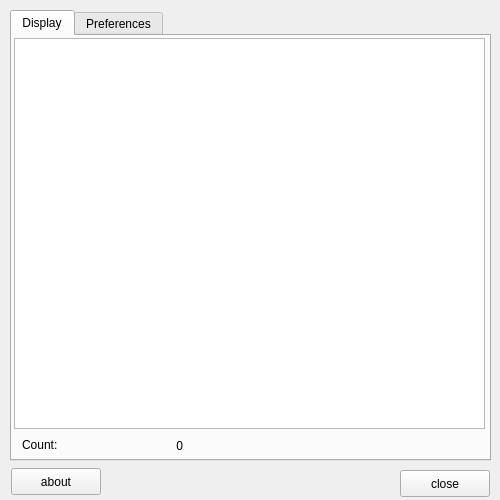
<?xml version="1.0" encoding="UTF-8"?>
<ui version="4.0">
 <author>Eric Baudach</author>
 <class>Widget</class>
 <widget class="QWidget" name="Widget">
  <property name="windowModality">
   <enum>Qt::NonModal</enum>
  </property>
  <property name="geometry">
   <rect>
    <x>0</x>
    <y>0</y>
    <width>500</width>
    <height>500</height>
   </rect>
  </property>
  <property name="sizePolicy">
   <sizepolicy hsizetype="Fixed" vsizetype="Expanding">
    <horstretch>0</horstretch>
    <verstretch>0</verstretch>
   </sizepolicy>
  </property>
  <property name="minimumSize">
   <size>
    <width>500</width>
    <height>500</height>
   </size>
  </property>
  <property name="maximumSize">
   <size>
    <width>500</width>
    <height>500</height>
   </size>
  </property>
  <property name="baseSize">
   <size>
    <width>500</width>
    <height>500</height>
   </size>
  </property>
  <property name="windowTitle">
   <string notr="true">Cortina</string>
  </property>
  <property name="windowIcon">
   <iconset resource="rc.qrc">
    <normaloff>:/icons/cortina.svg</normaloff>:/icons/cortina.svg</iconset>
  </property>
  <property name="locale">
   <locale language="English" country="UnitedStates"/>
  </property>
  <widget class="QTabWidget" name="Tab">
   <property name="geometry">
    <rect>
     <x>10</x>
     <y>10</y>
     <width>481</width>
     <height>451</height>
    </rect>
   </property>
   <property name="sizePolicy">
    <sizepolicy hsizetype="Expanding" vsizetype="Expanding">
     <horstretch>0</horstretch>
     <verstretch>0</verstretch>
    </sizepolicy>
   </property>
   <property name="minimumSize">
    <size>
     <width>481</width>
     <height>451</height>
    </size>
   </property>
   <property name="locale">
    <locale language="English" country="UnitedStates"/>
   </property>
   <property name="tabPosition">
    <enum>QTabWidget::North</enum>
   </property>
   <property name="currentIndex">
    <number>0</number>
   </property>
   <widget class="QWidget" name="Display">
    <property name="minimumSize">
     <size>
      <width>477</width>
      <height>418</height>
     </size>
    </property>
    <attribute name="title">
     <string comment="Display">Display</string>
    </attribute>
    <widget class="QListWidget" name="listWidget">
     <property name="geometry">
      <rect>
       <x>2</x>
       <y>2</y>
       <width>471</width>
       <height>391</height>
      </rect>
     </property>
     <property name="minimumSize">
      <size>
       <width>471</width>
       <height>391</height>
      </size>
     </property>
     <property name="frameShadow">
      <enum>QFrame::Sunken</enum>
     </property>
     <property name="editTriggers">
      <set>QAbstractItemView::DoubleClicked</set>
     </property>
     <property name="alternatingRowColors">
      <bool>true</bool>
     </property>
     <property name="iconSize">
      <size>
       <width>80</width>
       <height>80</height>
      </size>
     </property>
     <property name="movement">
      <enum>QListView::Static</enum>
     </property>
     <property name="isWrapping" stdset="0">
      <bool>false</bool>
     </property>
     <property name="resizeMode">
      <enum>QListView::Adjust</enum>
     </property>
     <property name="viewMode">
      <enum>QListView::ListMode</enum>
     </property>
     <property name="uniformItemSizes">
      <bool>false</bool>
     </property>
     <property name="wordWrap">
      <bool>false</bool>
     </property>
     <property name="selectionRectVisible">
      <bool>false</bool>
     </property>
     <property name="sortingEnabled">
      <bool>false</bool>
     </property>
    </widget>
    <widget class="QLabel" name="label">
     <property name="geometry">
      <rect>
       <x>10</x>
       <y>400</y>
       <width>90</width>
       <height>17</height>
      </rect>
     </property>
     <property name="sizePolicy">
      <sizepolicy hsizetype="Preferred" vsizetype="Preferred">
       <horstretch>0</horstretch>
       <verstretch>1</verstretch>
      </sizepolicy>
     </property>
     <property name="minimumSize">
      <size>
       <width>10</width>
       <height>10</height>
      </size>
     </property>
     <property name="frameShadow">
      <enum>QFrame::Plain</enum>
     </property>
     <property name="text">
      <string>Count:</string>
     </property>
     <property name="textFormat">
      <enum>Qt::AutoText</enum>
     </property>
     <property name="scaledContents">
      <bool>true</bool>
     </property>
     <property name="textInteractionFlags">
      <set>Qt::NoTextInteraction</set>
     </property>
    </widget>
    <widget class="QLabel" name="ThumbCounter">
     <property name="geometry">
      <rect>
       <x>130</x>
       <y>400</y>
       <width>41</width>
       <height>20</height>
      </rect>
     </property>
     <property name="sizePolicy">
      <sizepolicy hsizetype="Expanding" vsizetype="Preferred">
       <horstretch>0</horstretch>
       <verstretch>0</verstretch>
      </sizepolicy>
     </property>
     <property name="minimumSize">
      <size>
       <width>30</width>
       <height>0</height>
      </size>
     </property>
     <property name="layoutDirection">
      <enum>Qt::LeftToRight</enum>
     </property>
     <property name="text">
      <string notr="true">0</string>
     </property>
     <property name="scaledContents">
      <bool>false</bool>
     </property>
     <property name="alignment">
      <set>Qt::AlignRight|Qt::AlignTrailing|Qt::AlignVCenter</set>
     </property>
     <property name="margin">
      <number>0</number>
     </property>
     <property name="textInteractionFlags">
      <set>Qt::NoTextInteraction</set>
     </property>
    </widget>
   </widget>
   <widget class="QWidget" name="Preference">
    <attribute name="title">
     <string comment="Preferences">Preferences</string>
    </attribute>
    <widget class="QLabel" name="label_startoptions">
     <property name="geometry">
      <rect>
       <x>30</x>
       <y>20</y>
       <width>341</width>
       <height>17</height>
      </rect>
     </property>
     <property name="font">
      <font>
       <pointsize>11</pointsize>
       <weight>75</weight>
       <bold>true</bold>
       <stylestrategy>PreferDefault</stylestrategy>
      </font>
     </property>
     <property name="text">
      <string>Startup options</string>
     </property>
     <property name="scaledContents">
      <bool>false</bool>
     </property>
     <property name="wordWrap">
      <bool>false</bool>
     </property>
    </widget>
    <widget class="QCheckBox" name="checkBox_loadOnStartup">
     <property name="geometry">
      <rect>
       <x>30</x>
       <y>50</y>
       <width>381</width>
       <height>22</height>
      </rect>
     </property>
     <property name="text">
      <string>Autostart Cortina</string>
     </property>
    </widget>
    <widget class="QCheckBox" name="checkBox_changeWPOnStartup">
     <property name="geometry">
      <rect>
       <x>30</x>
       <y>70</y>
       <width>411</width>
       <height>22</height>
      </rect>
     </property>
     <property name="text">
      <string>Switch wallpaper on start</string>
     </property>
    </widget>
    <widget class="QLabel" name="label_changingInterval">
     <property name="geometry">
      <rect>
       <x>30</x>
       <y>110</y>
       <width>431</width>
       <height>17</height>
      </rect>
     </property>
     <property name="font">
      <font>
       <pointsize>11</pointsize>
       <weight>75</weight>
       <bold>true</bold>
       <stylestrategy>PreferDefault</stylestrategy>
      </font>
     </property>
     <property name="text">
      <string>Timing selection (hours:minutes:seconds)</string>
     </property>
     <property name="textInteractionFlags">
      <set>Qt::NoTextInteraction</set>
     </property>
    </widget>
    <widget class="QLabel" name="label_wpDir">
     <property name="geometry">
      <rect>
       <x>30</x>
       <y>176</y>
       <width>341</width>
       <height>17</height>
      </rect>
     </property>
     <property name="font">
      <font>
       <pointsize>11</pointsize>
       <weight>75</weight>
       <bold>true</bold>
       <stylestrategy>PreferDefault</stylestrategy>
      </font>
     </property>
     <property name="text">
      <string>Wallpaper search directories</string>
     </property>
     <property name="scaledContents">
      <bool>false</bool>
     </property>
     <property name="textInteractionFlags">
      <set>Qt::NoTextInteraction</set>
     </property>
    </widget>
    <widget class="QLabel" name="label_Style">
     <property name="geometry">
      <rect>
       <x>170</x>
       <y>387</y>
       <width>111</width>
       <height>17</height>
      </rect>
     </property>
     <property name="text">
      <string>Picture option:</string>
     </property>
     <property name="scaledContents">
      <bool>true</bool>
     </property>
    </widget>
    <widget class="QComboBox" name="comboBox_wpstyle">
     <property name="geometry">
      <rect>
       <x>320</x>
       <y>382</y>
       <width>80</width>
       <height>30</height>
      </rect>
     </property>
     <property name="sizePolicy">
      <sizepolicy hsizetype="Preferred" vsizetype="Fixed">
       <horstretch>0</horstretch>
       <verstretch>0</verstretch>
      </sizepolicy>
     </property>
     <property name="minimumSize">
      <size>
       <width>80</width>
       <height>30</height>
      </size>
     </property>
     <property name="maximumSize">
      <size>
       <width>150</width>
       <height>30</height>
      </size>
     </property>
     <item>
      <property name="text">
       <string comment="zoom">zoom</string>
      </property>
     </item>
     <item>
      <property name="text">
       <string>wallpaper</string>
      </property>
     </item>
     <item>
      <property name="text">
       <string comment="centered">centered</string>
      </property>
     </item>
     <item>
      <property name="text">
       <string comment="scaled">scaled</string>
      </property>
     </item>
     <item>
      <property name="text">
       <string comment="stretched">stretched</string>
      </property>
     </item>
     <item>
      <property name="text">
       <string comment="spanned">spanned</string>
      </property>
     </item>
    </widget>
    <widget class="QListWidget" name="listWidget_Dirs">
     <property name="geometry">
      <rect>
       <x>30</x>
       <y>225</y>
       <width>371</width>
       <height>151</height>
      </rect>
     </property>
     <property name="autoFillBackground">
      <bool>false</bool>
     </property>
     <property name="editTriggers">
      <set>QAbstractItemView::DoubleClicked</set>
     </property>
     <property name="iconSize">
      <size>
       <width>80</width>
       <height>80</height>
      </size>
     </property>
     <property name="modelColumn">
      <number>0</number>
     </property>
     <property name="currentRow">
      <number>-1</number>
     </property>
    </widget>
    <widget class="QPushButton" name="btn_DirListAdd">
     <property name="geometry">
      <rect>
       <x>403</x>
       <y>228</y>
       <width>31</width>
       <height>31</height>
      </rect>
     </property>
     <property name="text">
      <string notr="true"/>
     </property>
     <property name="icon">
      <iconset resource="rc.qrc">
       <normaloff>:/icons/list-add.png</normaloff>:/icons/list-add.png</iconset>
     </property>
     <property name="iconSize">
      <size>
       <width>32</width>
       <height>32</height>
      </size>
     </property>
     <property name="flat">
      <bool>true</bool>
     </property>
    </widget>
    <widget class="QPushButton" name="btn_DirListRem">
     <property name="geometry">
      <rect>
       <x>403</x>
       <y>265</y>
       <width>31</width>
       <height>31</height>
      </rect>
     </property>
     <property name="text">
      <string notr="true"/>
     </property>
     <property name="icon">
      <iconset resource="rc.qrc">
       <normaloff>:/icons/list-remove.png</normaloff>:/icons/list-remove.png</iconset>
     </property>
     <property name="iconSize">
      <size>
       <width>32</width>
       <height>32</height>
      </size>
     </property>
     <property name="flat">
      <bool>true</bool>
     </property>
    </widget>
    <widget class="QLabel" name="label_title1_listwidget_Dirs">
     <property name="geometry">
      <rect>
       <x>30</x>
       <y>200</y>
       <width>62</width>
       <height>17</height>
      </rect>
     </property>
     <property name="text">
      <string>recursiv</string>
     </property>
    </widget>
    <widget class="QLabel" name="label_title2_listwidget_Dirs">
     <property name="geometry">
      <rect>
       <x>102</x>
       <y>200</y>
       <width>62</width>
       <height>17</height>
      </rect>
     </property>
     <property name="text">
      <string>path</string>
     </property>
    </widget>
    <widget class="QTimeEdit" name="timeEdit">
     <property name="geometry">
      <rect>
       <x>30</x>
       <y>130</y>
       <width>111</width>
       <height>27</height>
      </rect>
     </property>
     <property name="currentSection">
      <enum>QDateTimeEdit::HourSection</enum>
     </property>
     <property name="displayFormat">
      <string notr="true">HH:mm:ss</string>
     </property>
    </widget>
   </widget>
  </widget>
  <widget class="QPushButton" name="btn_about">
   <property name="geometry">
    <rect>
     <x>11</x>
     <y>468</y>
     <width>90</width>
     <height>27</height>
    </rect>
   </property>
   <property name="sizePolicy">
    <sizepolicy hsizetype="Preferred" vsizetype="Fixed">
     <horstretch>0</horstretch>
     <verstretch>0</verstretch>
    </sizepolicy>
   </property>
   <property name="minimumSize">
    <size>
     <width>90</width>
     <height>27</height>
    </size>
   </property>
   <property name="maximumSize">
    <size>
     <width>200</width>
     <height>27</height>
    </size>
   </property>
   <property name="sizeIncrement">
    <size>
     <width>1</width>
     <height>0</height>
    </size>
   </property>
   <property name="text">
    <string comment="about">about</string>
   </property>
  </widget>
  <widget class="QPushButton" name="btn_close">
   <property name="geometry">
    <rect>
     <x>400</x>
     <y>470</y>
     <width>90</width>
     <height>27</height>
    </rect>
   </property>
   <property name="sizePolicy">
    <sizepolicy hsizetype="Preferred" vsizetype="Fixed">
     <horstretch>0</horstretch>
     <verstretch>0</verstretch>
    </sizepolicy>
   </property>
   <property name="minimumSize">
    <size>
     <width>90</width>
     <height>27</height>
    </size>
   </property>
   <property name="maximumSize">
    <size>
     <width>95</width>
     <height>27</height>
    </size>
   </property>
   <property name="sizeIncrement">
    <size>
     <width>0</width>
     <height>0</height>
    </size>
   </property>
   <property name="baseSize">
    <size>
     <width>0</width>
     <height>0</height>
    </size>
   </property>
   <property name="layoutDirection">
    <enum>Qt::LeftToRight</enum>
   </property>
   <property name="autoFillBackground">
    <bool>false</bool>
   </property>
   <property name="text">
    <string comment="close">close</string>
   </property>
   <property name="icon">
    <iconset>
     <normaloff>:/Icons/window-close.png</normaloff>:/Icons/window-close.png</iconset>
   </property>
   <property name="checkable">
    <bool>false</bool>
   </property>
   <property name="flat">
    <bool>false</bool>
   </property>
  </widget>
 </widget>
 <resources>
  <include location="rc.qrc"/>
 </resources>
 <connections>
  <connection>
   <sender>btn_about</sender>
   <signal>clicked()</signal>
   <receiver>Widget</receiver>
   <slot>about()</slot>
   <hints>
    <hint type="sourcelabel">
     <x>50</x>
     <y>485</y>
    </hint>
    <hint type="destinationlabel">
     <x>249</x>
     <y>249</y>
    </hint>
   </hints>
  </connection>
 </connections>
</ui>
